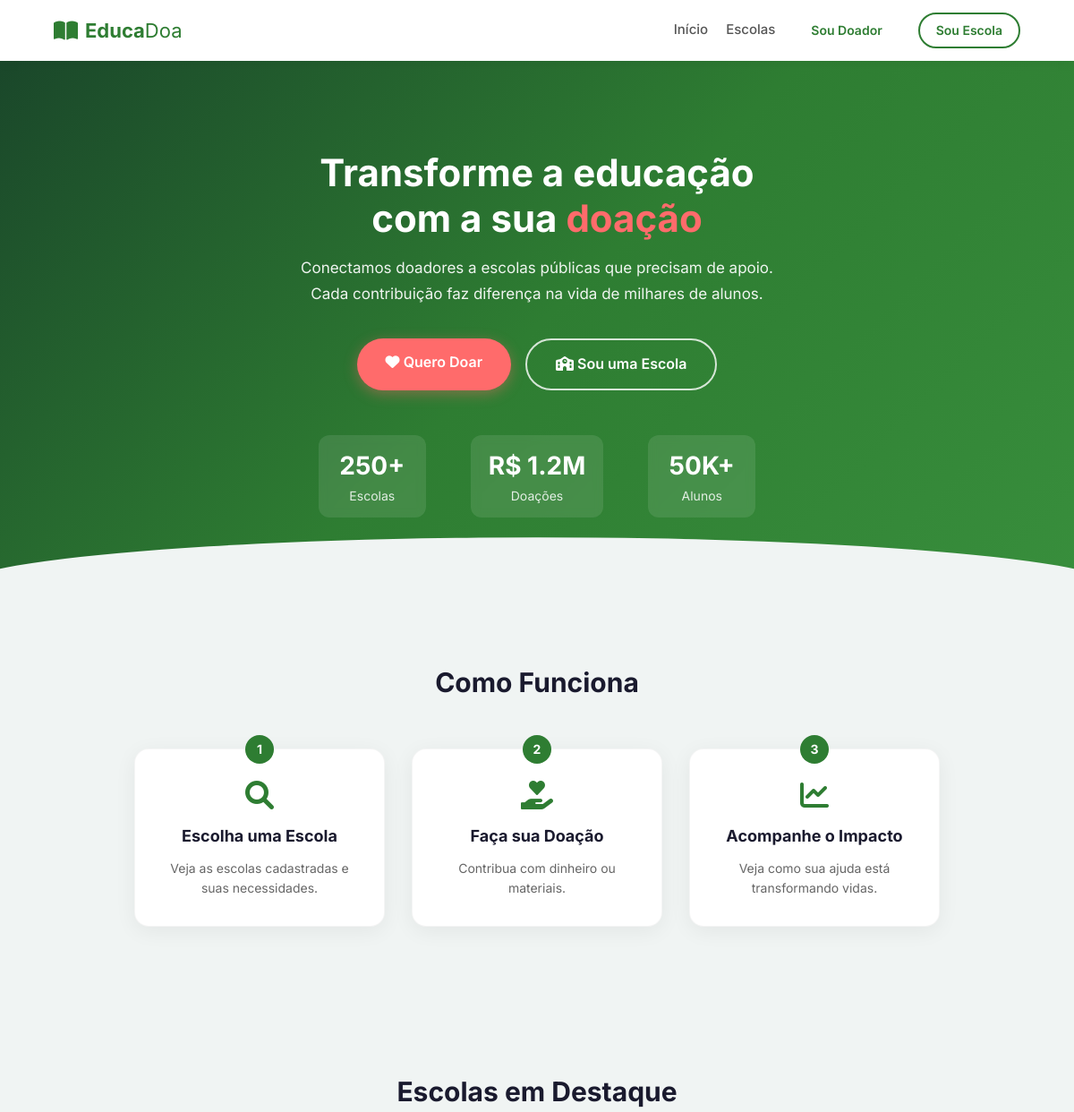
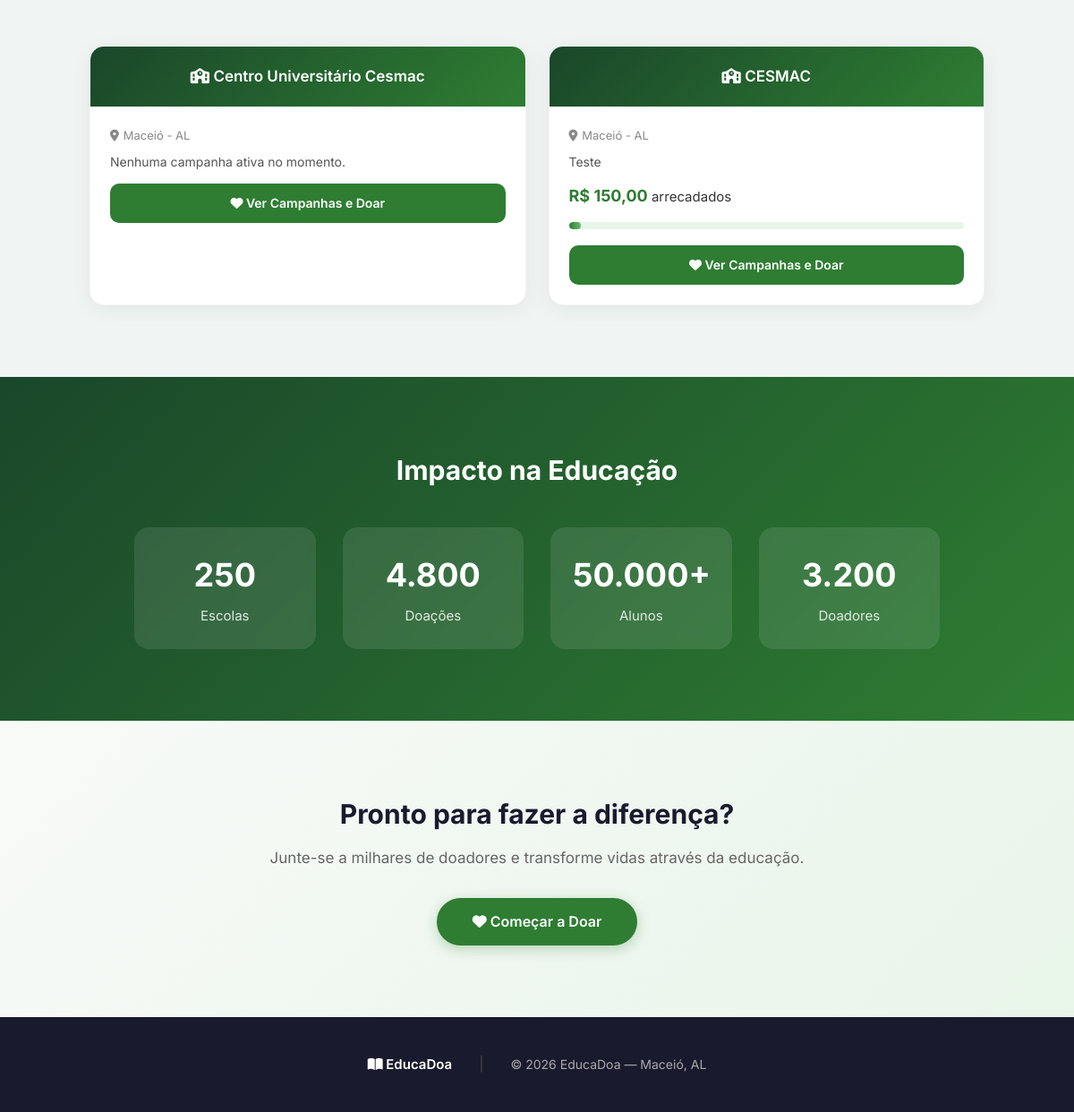
The page / on the database its author committed (2 pictures, top to bottom).
### core/models.py (models this page shows, shortened)
class Escola(models.Model):
    usuario = models.OneToOneField(Usuario, on_delete=models.CASCADE, primary_key=True)
    cnpj = models.CharField(max_length=18, unique=True)
    cidade = models.CharField(max_length=100)
    estado = models.CharField(max_length=2)
    nome_escola = models.CharField(max_length=200)

class Necessidade(models.Model):
    escola = models.ForeignKey(Escola, on_delete=models.CASCADE, related_name='necessidades')
    titulo = models.CharField(max_length=200)
    descricao = models.TextField()
    valor_meta = models.DecimalField(max_digits=10, decimal_places=2)
    valor_arrecadado = models.DecimalField(max_digits=10, decimal_places=2, default=0.00)
    imagem = models.ImageField(upload_to='necessidades/', blank=True, null=True)
    data_criacao = models.DateTimeField(auto_now_add=True)
    @property
    def percentual_arrecadado(self):
        if self.valor_meta > 0:
            return min(int((self.valor_arrecadado / self.valor_meta) * 100), 100)
        return 0

### core/views.py (the view)
# urls.py: path('', views.home, name='home'),
def home(request):
    escolas_destaque = Escola.objects.all()[:3]
    return render(request, 'home.html', {'escolas': escolas_destaque})

### templates/home.html (shortened to what this page needs)
{% extends 'base.html' %}
{% load static %}
{% block content %}
  <section class="hero">
    <div class="hero-content">
      <h1>Transforme a educação<br>com a sua <span class="highlight">doação</span></h1>
      <p>
        Conectamos doadores a escolas públicas que precisam de apoio.
        Cada contribuição faz diferença na vida de milhares de alunos.
      </p>
      <div class="hero-buttons">
        <a href="{% url 'login_doador' %}" class="btn-hero-primary">
          <i class="fas fa-heart"></i> Quero Doar
        </a>
        <a href="{% url 'login_escola' %}" class="btn-hero-secondary">
          <i class="fas fa-school"></i> Sou uma Escola
        </a>
      </div>
      <div class="hero-stats">
        <div>
          <strong>250+</strong>
          <p>Escolas</p>
        </div>
        <div>
          <strong>R$ 1.2M</strong>
          <p>Doações</p>
        </div>
        <div>
          <strong>50K+</strong>
          <p>Alunos</p>
        </div>
      </div>
    </div>
  </section>
  <section class="how-it-works" id="sobre">
    <h2>Como Funciona</h2>
    <div class="steps-grid">
      <div class="step-card">
        <i class="fas fa-search"></i>
        <h3>Escolha uma Escola</h3>
        <p>Veja as escolas cadastradas e suas necessidades.</p>
      </div>
      <div class="step-card">
        <i class="fas fa-hand-holding-heart"></i>
        <h3>Faça sua Doação</h3>
        <p>Contribua com dinheiro ou materiais.</p>
      </div>
      <div class="step-card">
        <i class="fas fa-chart-line"></i>
        <h3>Acompanhe o Impacto</h3>
        <p>Veja como sua ajuda está transformando vidas.</p>
      </div>
    </div>
  </section>
  <section class="featured-schools" id="escolas">
    <h2>Escolas em Destaque</h2>
    <div class="schools-grid">
      {% for escola in escolas %}
      <div class="school-card">
        <div class="school-card-header">
          <h3><i class="fas fa-school"></i> {{ escola.nome_escola }}</h3>
        </div>
        <div class="school-card-body">
          <p class="school-location"><i class="fas fa-map-marker-alt"></i> {{ escola.cidade }} - {{ escola.estado }}</p>
          {% with necessidade=escola.necessidades.first %}
            {% if necessidade %}
              <p class="school-need">{{ necessidade.titulo|truncatechars:50 }}</p>
              <p class="school-amount"><strong>R$ {{ necessidade.valor_arrecadado }}</strong> arrecadados</p>
              <div class="progress-bar">
                <div class="progress-fill" style="width: {{ necessidade.percentual_arrecadado }}%"></div>
              </div>
            {% else %}
              <p class="school-need">Nenhuma campanha ativa no momento.</p>
            {% endif %}
          {% endwith %}
          <a href="{% url 'escola_detalhe' escola.pk %}" class="btn-doar-escola">
            <i class="fas fa-heart"></i> Ver Campanhas e Doar
          </a>
        </div>
      </div>
      {% empty %}
      <div class="school-card">
        <p style="padding:20px;">Ainda não há escolas cadastradas com necessidades.</p>
      </div>
      {% endfor %}
    </div>
  </section>
  <section class="impact-section" id="impacto">
    <h2>Impacto na Educação</h2>
    <div class="counters-grid">
      <div>
        <strong>250</strong>
        <p>Escolas</p>
      </div>
      <div>
        <strong>4.800</strong>
        <p>Doações</p>
      </div>
      <div>
        <strong>50.000+</strong>
        <p>Alunos</p>
      </div>
      <div>
        <strong>3.200</strong>
        <p>Doadores</p>
      </div>
    </div>
  </section>
  <section class="cta-section">
    <h2>Pronto para fazer a diferença?</h2>
    <p>Junte-se a milhares de doadores e transforme vidas através da educação.</p>
    <a href="{% url 'escolas' %}" class="btn-cta-primary">
      <i class="fas fa-heart"></i> Começar a Doar
    </a>
  </section>
{% endblock %}

### rows shown on the page
Escola: nome_escola "Centro Universitário Cesmac", cidade "Maceió", estado "AL", shows "Nenhuma campanha ativa no momento."
Escola: nome_escola "CESMAC", cidade "Maceió", estado "AL", necessidades.first.titulo "Teste", necessidades.first.valor_arrecadado "150,00"
